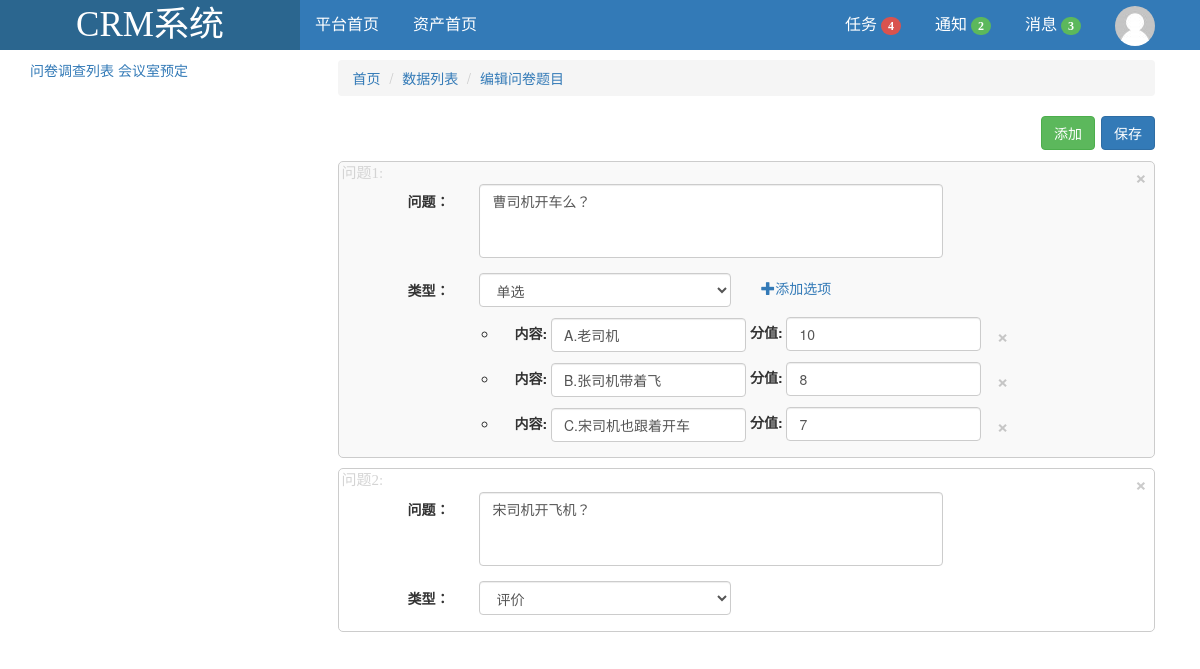
Screenshot of /questionnaire/2/ with the database file from the repository.
### app01/models.py (models this page shows, shortened)
class Question(models.Model):
    caption = models.TextField(verbose_name="问题",max_length=64)
    question_types = (
        (1,"打分"),
        (2,"单选"),
        (3,"评价"),
    )
    tp = models. IntegerField(choices=question_types,blank=False,default=1)
    questionnaire = models.ForeignKey(verbose_name="所属问卷",to=Questionnaire)

class Option(models.Model):
    name = models.CharField(verbose_name="选项名称",max_length=32)
    score = models.IntegerField(verbose_name="选项分数")
    qs = models.ForeignKey(to=Question)

### app01/views.py (the view, shortened to what this page needs)
# urls.py: url(r'^questionnaire/(?P<naire_id>\d+)/$', views.questionnaire),
def questionnaire(request, naire_id):
    def inner():
        question_list = Question.objects.filter(questionnaire_id=naire_id)
        if not question_list.exists():
            form = QuestionFrom()
            yield {'form': form, 'question': None, 'options': None}
        else:
            for question in question_list:
                form = QuestionFrom(instance=question)
                temp = {'form': form, 'question': question, 'options': None}
                if question.tp == 2:
                    def inner_loop(quee):
                        option_list = Option.objects.filter(qs=quee)
                        for option in option_list:
                            yield {'form': OptionForm(instance=option), 'option': option}
                    temp['options'] = inner_loop(question)
                yield temp
    if request.method == "GET":
        request.session["naire_id"] = naire_id
        return render(request, 'questionnaire.html', {"questionFrom": inner()})

### templates/questionnaire.html (shortened to what this page needs)
{% extends "index.html" %}
{% block content %}
    <div class="container-fluid">
        <ol class="breadcrumb">
            <li class="active"><a href="/index/">首页</a></li>
            <li class="active"><a href="#">数据列表</a></li>
            <li><a href="#">编辑问卷题目</a></li>
        </ol>
    </div>
    <div class="container-fluid">
        <div class="BtnMune">
            <button type="button" class="btn btn-success Btn_add">添加</button>
            <button type="button" class="btn btn-primary Btn_save">保存</button>
        </div>
        <div class="questionList">
            <ol>
                {% for item in questionFrom %}
                    <li question_id="{{ item.question.id }}">
                        <div class="question form-horizontal" >
                            <div class="question_head">
                                <button type="button" class="close question_close"><span
                                        aria-hidden="true">&times;</span></button>
                            </div>
                            <div class="form-group">
                                <label class="col-md-2 control-label">问题：</label>
                                <div class="col-md-7  ">
                                    {{ item.form.caption }}{{ item.form.errors.caption.0 }}
                                </div>
                            </div>
                            <div class="form-group">
                                <label class="col-md-2 control-label">类型：</label>
                                <div class="col-md-4">
                                    {{ item.form.tp }}{{ item.form.errors.tp.0 }}
                                </div>
                                {% if item.options %}
                                    <div class="col-md-3 option_add">
                                        <a><span class="glyphicon glyphicon-plus"></span>添加选项</a>
                                    </div>
                                {% endif %}
                                <ul class="col-md-offset-2 col-md-8">
                                    {% for op in item.options %}
                                    <li class="form-inline option" option_id="{{ op.option.id }}">
                                        <div class="form-group">
                                             <label>内容:</label>
                                            {{ op.form.name }}{{ op.form.errors.name.0 }}
                                        </div>
                                        <div class="form-group">
                                             <label>分值:</label>
                                            {{ op.form.score }}{{ op.form.errors.score.0 }}
                                            <button type="button" class="close incenter"
                                                        aria-label="Close"><span
                                                        aria-hidden="true">&times;</span></button>
                                        </div>
                                    </li>
                                    {% endfor %}
                                </ul>
                            </div>
                        </div>
                    </li>
                {% endfor %}
            </ol>
        </div>
    </div>
{% endblock %}

### static/css/index.css (style rules this page uses)
.question_close { position: absolute; top: 3px; right: 7px; }
.BtnMune { position: relative; height: 35px; line-height: 35px; }
.Btn_add { position: absolute; top: 0px; right:60px; }
.Btn_save { position: absolute; top: 0px; right:0px; }
.Textarea { resize: none; }
.option_add { line-height: 30px; }
.option { margin-left: 20px; margin-top: 10px; }
.option .form-group { margin-left: 15px; }
.incenter { line-height: 35px; margin-right: 15px; margin-left: 15px; }
.questionList ol { padding: 0; list-style: none; counter-reset: sectioncounter }
.questionList ol > li { border: solid 1px #cccccc; border-radius: 5px; margin-top: 10px; position: relative; }
.questionList ol > li:before { content: '问题' counter(sectioncounter) ':'; counter-increment: sectioncounter; font-family: 微软雅黑; font-size: 15px; color: #d4d4d4; margin-top: 3px; margin-left: 3px; }
.questionList ol > li:nth-of-type(odd) { background-color: #f9f9f9; }

### rows the page displays
Question: caption "曹司机开车么？", tp "单选", shows "添加选项"
Option: name "A.老司机", score "10"
Option: name "B.张司机带着飞", score "8"
Option: name "C.宋司机也跟着开车", score "7"
Question: caption "宋司机开飞机？", tp "评价"
